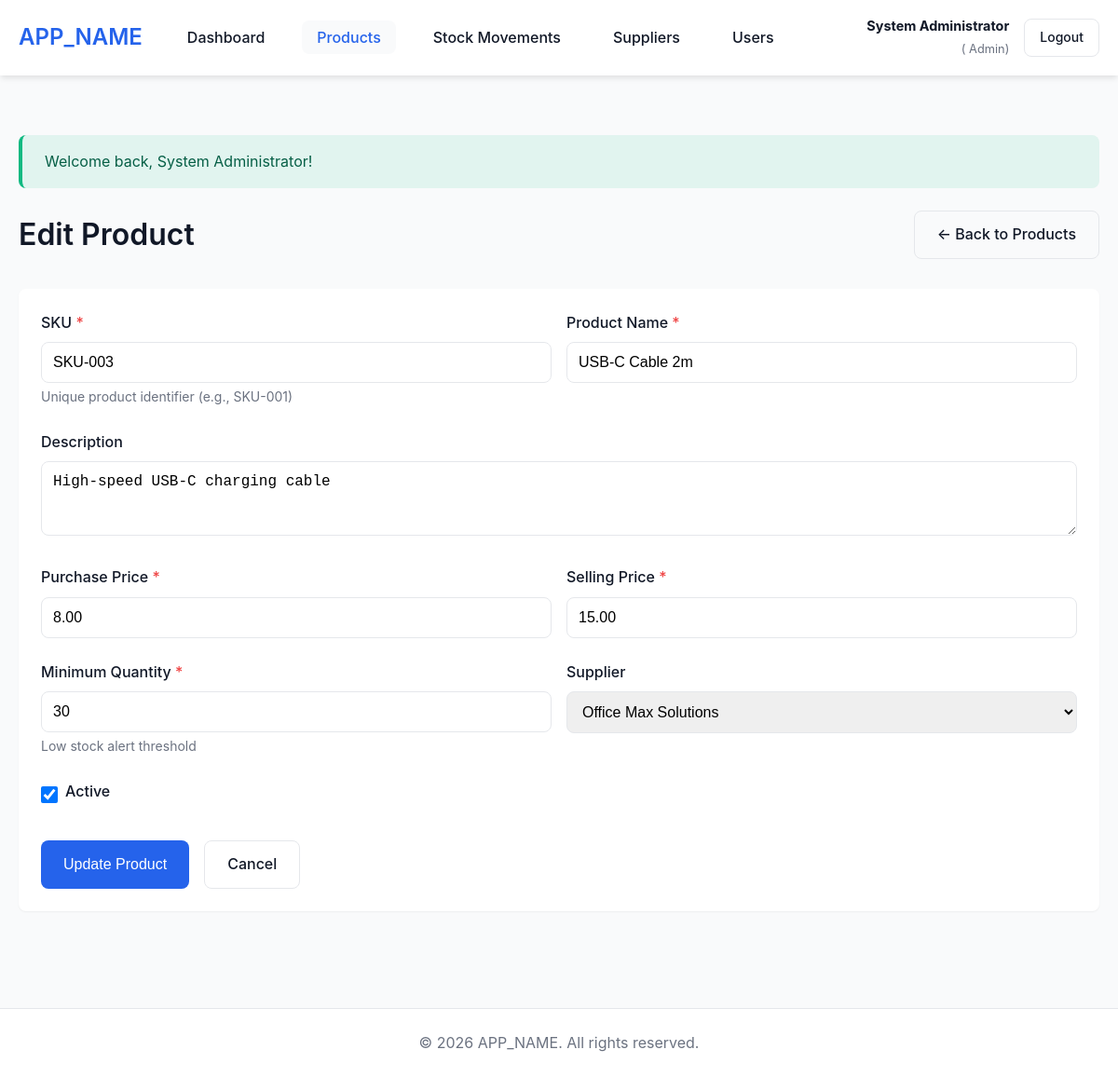
/index.php?page=products&action=edit&id=3 (signed in), run on the app's committed database.
### tables this page shows
CREATE TABLE `products` (
  `id` int(10) UNSIGNED NOT NULL,
  `sku` varchar(50) NOT NULL,
  `name` varchar(200) NOT NULL,
  `description` text DEFAULT NULL,
  `purchase_price` decimal(10,2) NOT NULL DEFAULT 0.00,
  `selling_price` decimal(10,2) NOT NULL DEFAULT 0.00,
  `quantity` int(11) NOT NULL DEFAULT 0,
  `minimum_quantity` int(11) NOT NULL DEFAULT 10,
  `is_active` tinyint(1) NOT NULL DEFAULT 1,
  `supplier_id` int(10) UNSIGNED DEFAULT NULL,
  `created_by` int(10) UNSIGNED DEFAULT NULL,
  `created_at` timestamp NOT NULL DEFAULT current_timestamp(),
  `updated_at` timestamp NOT NULL DEFAULT current_timestamp() ON UPDATE current_timestamp()
);

CREATE TABLE `suppliers` (
  `id` int(10) UNSIGNED NOT NULL,
  `name` varchar(100) NOT NULL,
  `contact_name` varchar(100) DEFAULT NULL,
  `email` varchar(100) DEFAULT NULL,
  `phone` varchar(20) DEFAULT NULL,
  `address` text DEFAULT NULL,
  `is_active` tinyint(1) NOT NULL DEFAULT 1,
  `created_at` timestamp NOT NULL DEFAULT current_timestamp(),
  `updated_at` timestamp NOT NULL DEFAULT current_timestamp() ON UPDATE current_timestamp()
);

### controllers/ProductController.php (called while the page is built, shortened)
<?php
require_once __DIR__ . '/../models/Product.php';
require_once __DIR__ . '/../models/Supplier.php';
class ProductController
{
    private $productModel;
    private $supplierModel;
    public function __construct()
    {
        $this->productModel = new Product();
        $this->supplierModel = new Supplier();
    }
    public function edit()
    {
        $id = isset($_GET['id']) ? (int) $_GET['id'] : 0;
        $product = $this->productModel->getById($id);
        $suppliers = $this->supplierModel->getAllForDropdown();
        require_once __DIR__ . '/../views/products/form.php';
    }
}

### config/Database.php (called while the page is built, shortened)
<?php
class Database
{
    private static $instance = null;
    private $connection;
    private function __construct()
    {
        try {
            $dsn = "mysql:host=" . DB_HOST . ";dbname=" . DB_NAME . ";charset=" . DB_CHARSET;
            $options = [
                PDO::ATTR_ERRMODE => PDO::ERRMODE_EXCEPTION,
                PDO::ATTR_DEFAULT_FETCH_MODE => PDO::FETCH_ASSOC,
                PDO::ATTR_EMULATE_PREPARES => false,
                PDO::MYSQL_ATTR_INIT_COMMAND => "SET NAMES " . DB_CHARSET
            ];
            $this->connection = new PDO($dsn, DB_USER, DB_PASS, $options);
        } catch (PDOException $e) {
            error_log("Database Connection Error: " . $e->getMessage());
            die("Database connection failed. Please check your configuration.");
        }
    }
    public static function getInstance()
    {
        if (self::$instance === null) {
            self::$instance = new self();
        }
        return self::$instance;
    }
    public function getConnection()
    {
        return $this->connection;
    }
}

### models/Product.php (called while the page is built, shortened)
<?php
require_once __DIR__ . '/../config/Database.php';
class Product
{
    private $db;
    public function __construct()
    {
        $this->db = Database::getInstance()->getConnection();
    }
    public function getById($id)
    {
        $sql = "SELECT p.*, u.full_name as created_by_name, s.name as supplier_name
                FROM products p
                LEFT JOIN users u ON p.created_by = u.id
                LEFT JOIN suppliers s ON p.supplier_id = s.id
                WHERE p.id = :id";
        $stmt = $this->db->prepare($sql);
        $stmt->execute(['id' => $id]);
        return $stmt->fetch();
    }
}

### models/Supplier.php (called while the page is built, shortened)
<?php
require_once __DIR__ . '/../config/Database.php';
class Supplier
{
    private $db;
    public function __construct()
    {
        $this->db = Database::getInstance()->getConnection();
    }
    public function getAllForDropdown()
    {
        $sql = "SELECT id, name FROM suppliers WHERE is_active = 1 ORDER BY name ASC";
        $stmt = $this->db->query($sql);
        return $stmt->fetchAll();
    }
}

### views/products/form.php (the view, shortened to what this page needs)
<?php
$pageTitle = isset($product) && $product ? 'Edit Product' : 'Add Product';
require_once __DIR__ . '/../../includes/header.php';
?>
<div class="container">
    <div class="page-header">
        <h1>
            <?php echo $pageTitle; ?>
        </h1>
        <a href="index.php?page=products" class="btn btn-outline">← Back to Products</a>
    </div>
    <div class="card">
        <div class="card-body">
            <form
                action="<?php echo isset($product) && $product ? 'index.php?page=products&action=edit&id=' . $product['id'] : 'index.php?page=products&action=create'; ?>"
                method="POST" class="form">
                <div class="form-row">
                    <div class="form-group col-md-6">
                        <label for="sku">SKU <span class="text-danger">*</span></label>
                        <input type="text" id="sku" name="sku" class="form-control"
                            value="<?php echo isset($product) ? htmlspecialchars($product['sku']) : ''; ?>" required
                            pattern="[A-Z0-9\-]{3,50}" title="Alphanumeric with hyphens, 3-50 characters">
                        <small class="form-text">Unique product identifier (e.g., SKU-001)</small>
                    </div>
                    <div class="form-group col-md-6">
                        <label for="name">Product Name <span class="text-danger">*</span></label>
                        <input type="text" id="name" name="name" class="form-control"
                            value="<?php echo isset($product) ? htmlspecialchars($product['name']) : ''; ?>" required>
                    </div>
                </div>
                <div class="form-group">
                    <label for="description">Description</label>
                    <textarea id="description" name="description" class="form-control"
                        rows="3"><?php echo isset($product) ? htmlspecialchars($product['description']) : ''; ?></textarea>
                </div>
                <div class="form-row">
                    <div class="form-group col-md-6">
                        <label for="purchase_price">Purchase Price <span class="text-danger">*</span></label>
                        <input type="number" id="purchase_price" name="purchase_price" class="form-control" step="0.01"
                            min="0" value="<?php echo isset($product) ? $product['purchase_price'] : '0.00'; ?>"
                            required>
                    </div>
                    <div class="form-group col-md-6">
                        <label for="selling_price">Selling Price <span class="text-danger">*</span></label>
                        <input type="number" id="selling_price" name="selling_price" class="form-control" step="0.01"
                            min="0" value="<?php echo isset($product) ? $product['selling_price'] : '0.00'; ?>"
                            required>
                    </div>
                </div>
                <div class="form-row">
                    <div class="form-group col-md-<?php echo !isset($product) ? '4' : '6'; ?>">
                        <label for="minimum_quantity">Minimum Quantity <span class="text-danger">*</span></label>
                        <input type="number" id="minimum_quantity" name="minimum_quantity" class="form-control" min="0"
                            value="<?php echo isset($product) ? $product['minimum_quantity'] : '10'; ?>" required>
                        <small class="form-text">Low stock alert threshold</small>
                    </div>
                    <div class="form-group col-md-<?php echo !isset($product) ? '4' : '6'; ?>">
                        <label for="supplier_id">Supplier</label>
                        <select id="supplier_id" name="supplier_id" class="form-control">
                            <?php foreach ($suppliers as $s): ?>
                                <option value="<?php echo $s['id']; ?>" <?php echo (isset($product) && $product['supplier_id'] == $s['id']) ? 'selected' : ''; ?>>
                                    <?php echo htmlspecialchars($s['name']); ?>
                                </option>
                            <?php endforeach; ?>
                        </select>
                    </div>
                </div>
                <div class="form-group">
                    <div class="form-check">
                        <input type="checkbox" id="is_active" name="is_active" class="form-check-input" <?php echo (!isset($product) || $product['is_active']) ? 'checked' : ''; ?>>
                        <label for="is_active" class="form-check-label">Active</label>
                    </div>
                </div>
                <div class="form-actions">
                    <button type="submit" class="btn btn-primary">
                        <?php echo isset($product) && $product ? 'Update Product' : 'Create Product'; ?>
                    </button>
                    <a href="index.php?page=products" class="btn btn-outline">Cancel</a>
                </div>
            </form>
        </div>
    </div>
</div>
<?php require_once __DIR__ . '/../../includes/footer.php'; ?>

### assets/css/style.css (style rules this page uses)
:root { --primary-color: #2563eb; --primary-dark: #1e40af; --success-color: #10b981; --warning-color: #f59e0b; --danger-color: #ef4444; --info-color: #3b82f6; --secondary-color: #6b7280; --bg-color: #f9fafb; --card-bg: #ffffff; --text-color: #111827; --text-muted: #6b7280; --border-color: #e5e7eb; --shadow-sm: 0 1px 2px 0 rgba(0, 0, 0, 0.05); --shadow-md: 0 4px 6px -1px rgba(0, 0, 0, 0.1); --shadow-lg: 0 10px 15px -3px rgba(0, 0, 0, 0.1); --border-radius: 8px; --transition: all 0.3s ease; }
* { margin: 0; padding: 0; box-sizing: border-box; }
body { font-family: -apple-system, BlinkMacSystemFont, 'Segoe UI', Roboto, 'Helvetica Neue', Arial, sans-serif; font-size: 16px; line-height: 1.6; color: var(--text-color); background-color: var(--bg-color); }
h1, h2, h3, h4, h5, h6 { font-weight: 600; line-height: 1.2; margin-bottom: 1rem; }
h1 { font-size: 2rem; }
a { color: var(--primary-color); text-decoration: none; transition: var(--transition); }
.container { max-width: 1200px; margin: 0 auto; padding: 0 20px; }
.page-header { display: flex; justify-content: space-between; align-items: center; margin-bottom: 2rem; flex-wrap: wrap; gap: 1rem; }
.page-header h1 { margin: 0; }
.card { background-color: var(--card-bg); border-radius: var(--border-radius); box-shadow: var(--shadow-sm); margin-bottom: 1.5rem; overflow: hidden; }
.card-body { padding: 1.5rem; }
.form-group { margin-bottom: 1.5rem; }
.form-group label { display: block; margin-bottom: 0.5rem; font-weight: 500; color: var(--text-color); }
.form-control { width: 100%; padding: 0.75rem; border: 1px solid var(--border-color); border-radius: var(--border-radius); font-size: 1rem; transition: var(--transition); }
.form-text { display: block; margin-top: 0.25rem; font-size: 0.875rem; color: var(--text-muted); }
.form-row { display: grid; grid-template-columns: repeat(auto-fit, minmax(250px, 1fr)); gap: 1rem; }
.form-check { display: flex; align-items: center; gap: 0.5rem; }
.form-check-input { width: 18px; height: 18px; cursor: pointer; }
.form-check-label { cursor: pointer; margin: 0; }
.form-actions { display: flex; gap: 1rem; margin-top: 2rem; }
.btn { display: inline-block; padding: 0.75rem 1.5rem; border: none; border-radius: var(--border-radius); font-size: 1rem; font-weight: 500; text-align: center; cursor: pointer; transition: var(--transition); text-decoration: none; }
.btn-primary { background-color: var(--primary-color); color: white; }
.btn-outline { background-color: transparent; border: 1px solid var(--border-color); color: var(--text-color); }
.text-danger { color: var(--danger-color); }

### data on the page
products: sku "SKU-003", name "USB-C Cable 2m", description "High-speed USB-C charging cable", purchase_price "8.00", selling_price "15.00", minimum_quantity "30", supplier_id "Office Max Solutions", is_active "☑"

### other printed values
APP_NAME "APP_NAME"
$_SESSION['full_name'] "System Administrator"
$_SESSION['user_role'] "Admin"
$flashMessage['message'] "Welcome back, System Administrator!"
$pageTitle "Edit Product"
